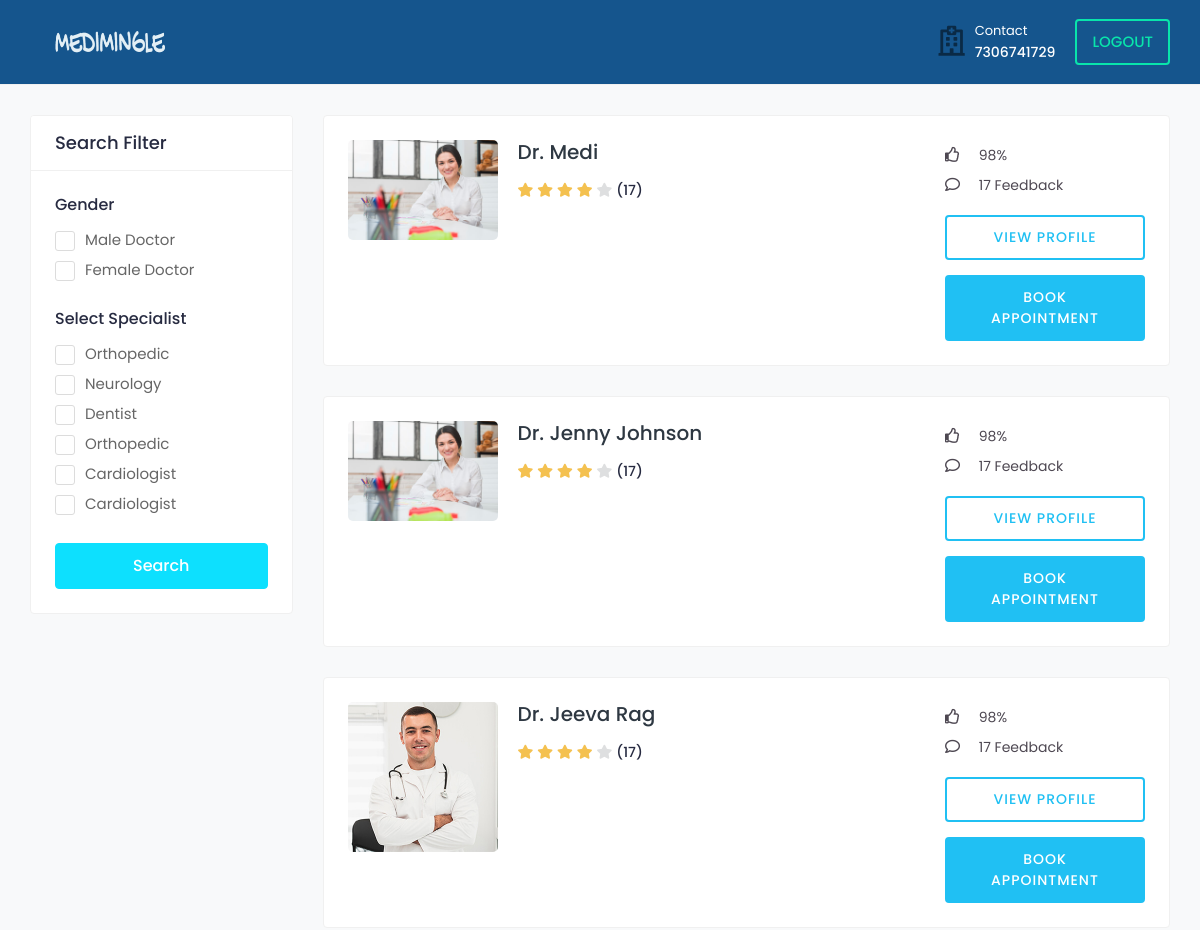
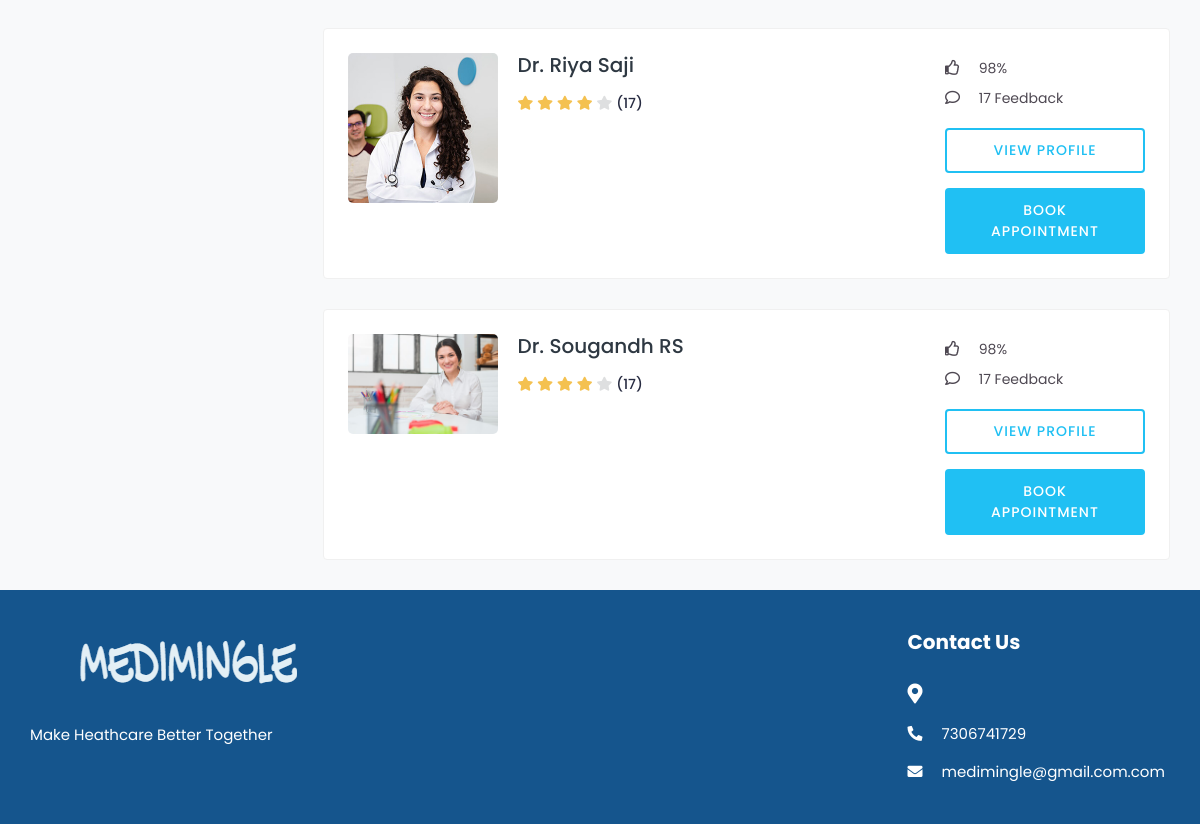
/doctor_search/ (signed in), run on an earlier commit of the app's database (2 pictures, top to bottom).
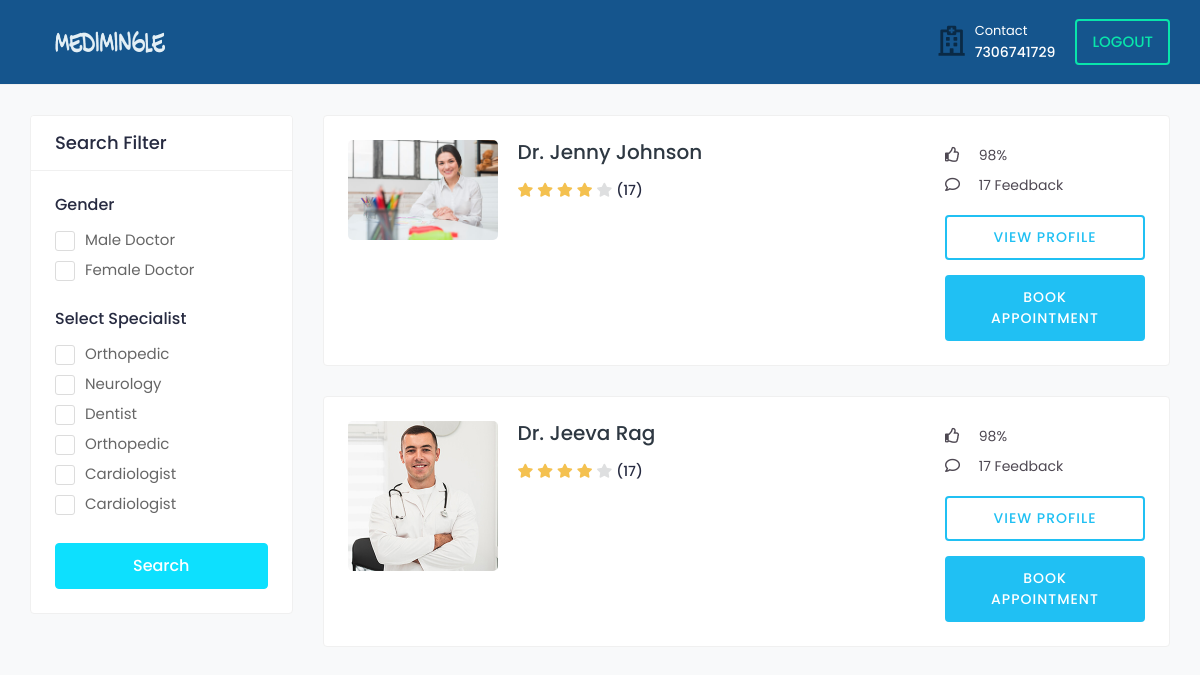
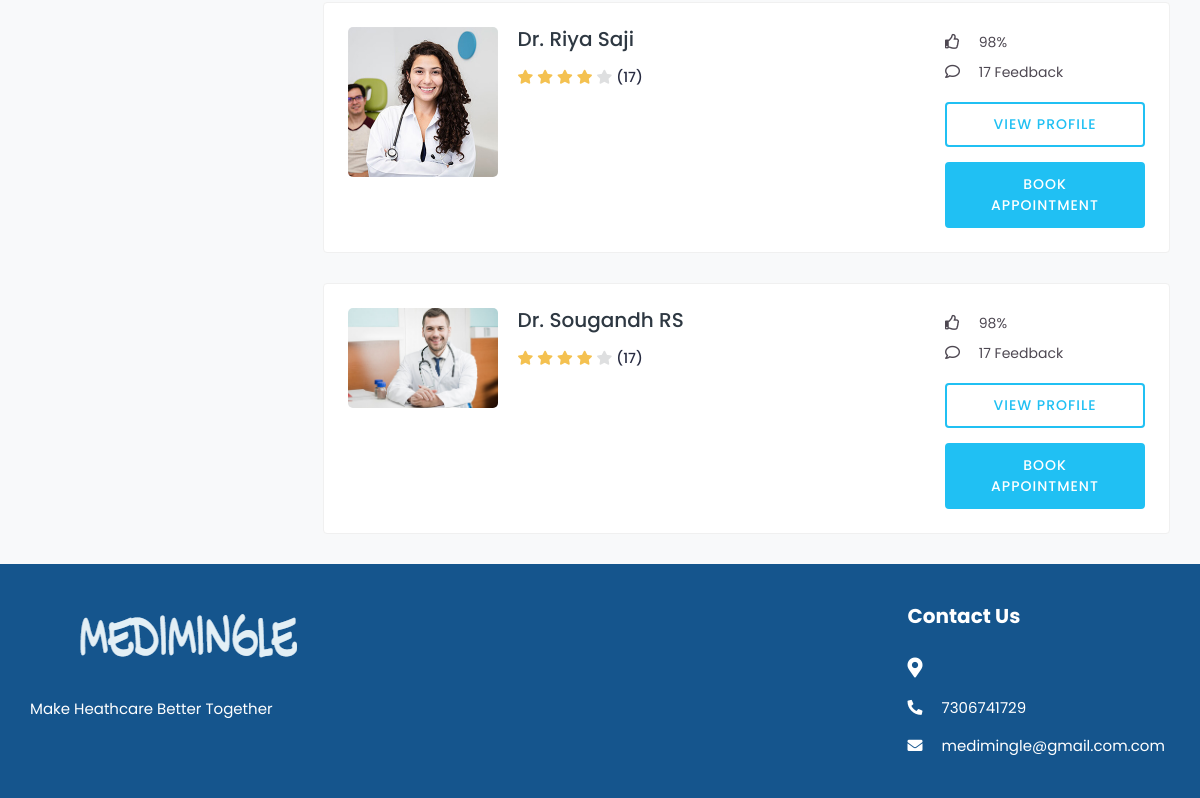
And on a later commit of the database (2 pictures, top to bottom).
### medi/models.py (models this page shows, shortened)
class Doctor(models.Model):
    user = models.OneToOneField(tbl_user, on_delete=models.CASCADE)
    city  = models.CharField(max_length=50,null=True,blank=True)
    profile_image = models.ImageField(upload_to='doctor/',default='default.png')
    gender = models.CharField(max_length=10, blank=True)
    description = models.TextField(blank=True)
    date_joined = models.DateTimeField(default=datetime.now, blank=True)
    consulting_fee = models.DecimalField(max_digits=10, decimal_places=2,blank=True,null=True)
    registration_number = models.CharField(max_length=50, null=True, blank=True)
    certificate = models.FileField(upload_to='certificates/', null=True, blank=True)

class tbl_user(AbstractUser):
    email=models.EmailField(unique=True)
    phone_number=models.CharField(max_length=15, null=True)
    USER_TYPE_CHOICES = (
        ('patient', 'Patient'),('doctor', 'Doctor'),
    )
    user_type = models.CharField(
        max_length=10,
        choices=USER_TYPE_CHOICES,
        default='patient',
    )
    is_email_verified = models.BooleanField(default=False)
    email_verification_token = models.CharField(max_length=255, blank=True, null=True)
    status= models.BooleanField(default=False)

### medi/views.py (the view)
# urls.py: path('doctor_search/', views.doctor_search, name='doctor_search'),
@never_cache
@login_required(login_url='signin')
def doctor_search(request):
    gender_type = request.GET.get('gender_type')
    select_specialist = request.GET.getlist('select_specialist')
    doctors = Doctor.objects.all()
    if gender_type:
        doctors = doctors.filter(gender=gender_type)
    if select_specialist:
        doctors = doctors.filter(doctorspecialization__specialized_category__in=select_specialist)
    return render(request, 'doctor_search.html', {'doctors': doctors})

### templates/doctor_search.html (shortened to what the changed rows need)
{% load static %}
<!DOCTYPE html>
<html lang="en">
<head>
		<link rel="stylesheet" href="{% static '/assets/css/bootstrap.min.css'%}">
		<link rel="stylesheet" href="{% static '/assets/plugins/fontawesome/css/fontawesome.min.css'%}">
		<link rel="stylesheet" href="{% static '/assets/plugins/fontawesome/css/all.min.css'%}">
		<link rel="stylesheet" href="{% static '/assets/css/style.css'%}">
	</head>
	<body>
		<div class="main-wrapper">
			{% load static %}
			<div class="content">
				<div class="container-fluid">
					<div class="row">
						<div class="col-md-12 col-lg-8 col-xl-9">
							{% for doctor in doctors %}
							<div class="card">
								<div class="card-body">
									<div class="doctor-widget">
										<div class="doc-info-left">
											<div class="doctor-img">
												<a href="{% url 'profile' doctor.id %}">
													<img src="{{ doctor.profile_image.url }}" class="img-fluid" alt="User Image">
												</a>
											</div>
											<div class="doc-info-cont">
												<h4 class="doc-name"><a href="{% url 'profile' doctor.id %}">Dr. {{doctor.user.first_name}} {{doctor.user.last_name}}</a></h4>
												<div class="rating">
													<i class="fas fa-star filled"></i>
													<i class="fas fa-star filled"></i>
													<i class="fas fa-star filled"></i>
													<i class="fas fa-star filled"></i>
													<i class="fas fa-star"></i>
													<span class="d-inline-block average-rating">(17)</span>
												</div>
											</div>
										</div>
										<div class="doc-info-right">
											<div class="clini-infos">
												<ul>
													<li><i class="far fa-thumbs-up"></i> 98%</li>
													<li><i class="far fa-comment"></i> 17 Feedback</li>
													</ul>
											</div>
											<div class="clinic-booking">
												<a class="view-pro-btn" href="doctor-profile.html">View Profile</a>
												<a class="apt-btn" href="{% url 'booking' doctor.id %}">Book Appointment</a>
											</div>
										</div>
									</div>
								</div>
							</div>
							{% endfor %}
						</div>
					</div>
				</div>
			</div>
			<footer class="footer">
				<div class="footer-top">
					<div class="container-fluid">
						<div class="row">
							<div class="col-lg-3 col-md-6">
								<div class="footer-widget footer-contact">
									<h2 class="footer-title">Contact Us</h2>
								</div>
							</div>
						</div>
					</div>
				</div>
						</div>
	</body>
</html>

What changed in the data, as far as the page shows it:
removed Doctor: profile_image (placeholder picture), user.first_name "Medi"
changed Doctor "Sougandh": profile_image: picture added in place of a placeholder
